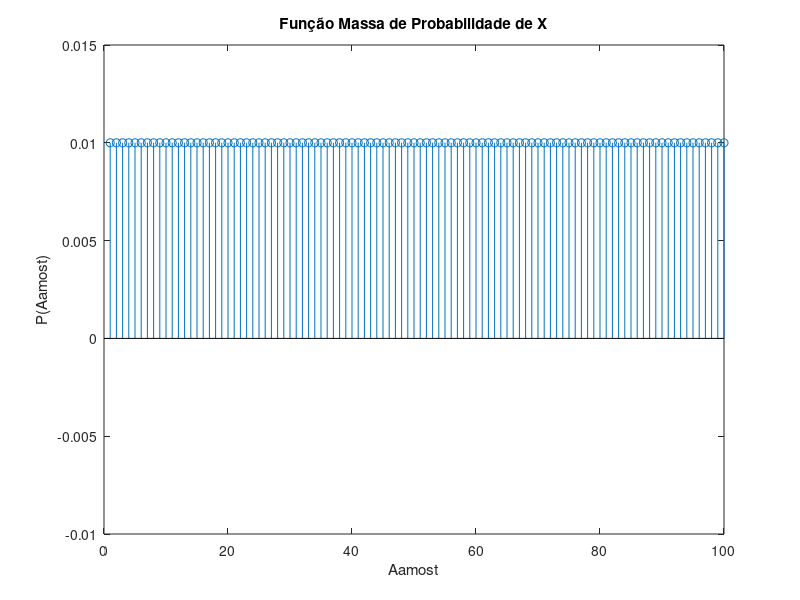
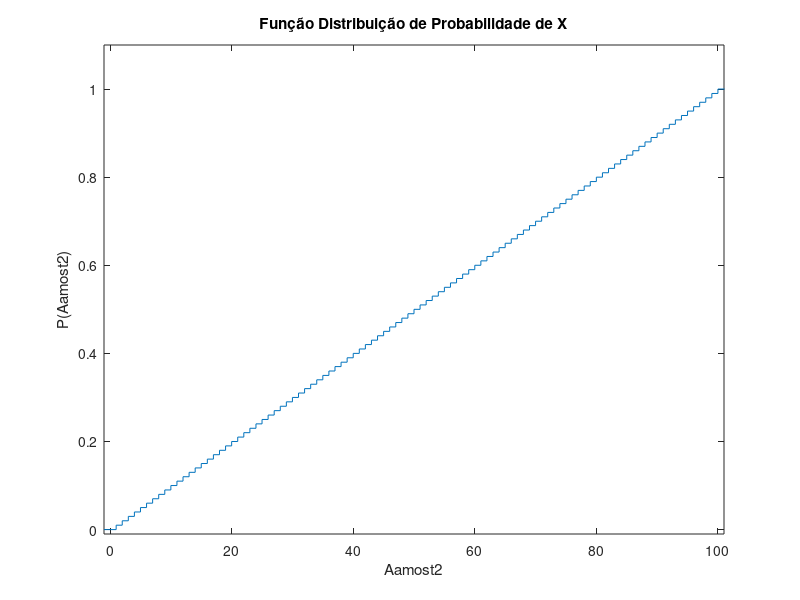
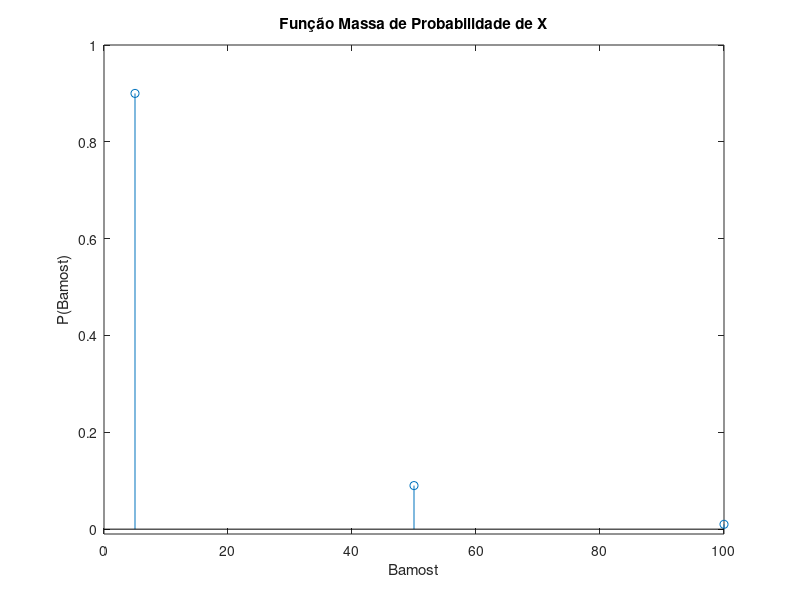
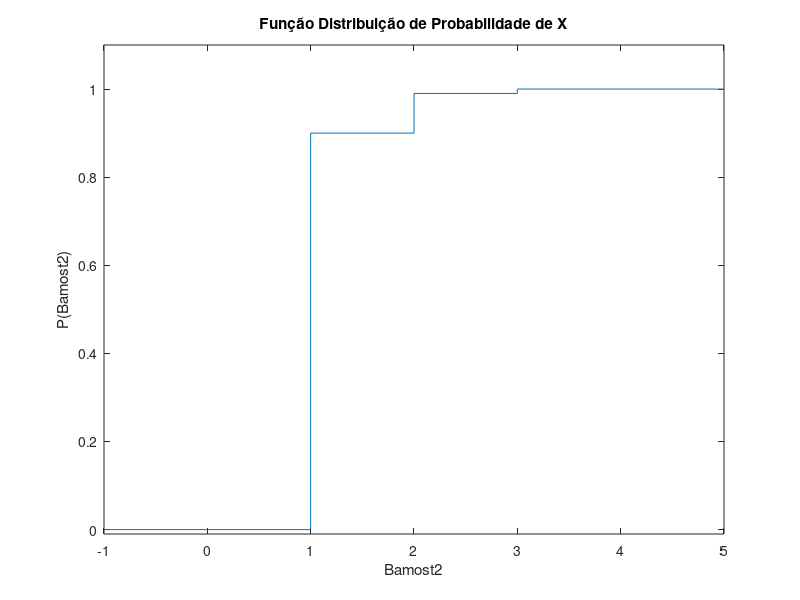

Recreate these plots in MATLAB, in order.
clear;
close all;
clc;

%% a)
% 90 notas de 5€, 9 notas de 50€, 1 nota de 100€
% Espaço de Amostragem consiste no espaço de amostragem {n1, n2, ... n100}
% A probabilidade elementar é 1/100;
n = 100;
Aamost = 1:n;
P = ones(size(Aamost))/n;
figure(1)
stem(Aamost,P)
axis([0 n -0.01 0.015])
title("Função Massa de Probabilidade de X")
xlabel("Aamost")
ylabel("P(Aamost)")

P2 = [0 0 P 0 0];
Aamost2 = -1:n+2;
Aacum = cumsum(P2);
figure(2)
stairs(Aamost2,Aacum)
axis([-1 n+1 -0.01 1.1])
title("Função Distribuição de Probabilidade de X")
xlabel("Aamost2")
ylabel("P(Aamost2)")


%% b)
% Amost = {5, 50, 100}
% Acontecimento A: Retirar nota 5€; 
% Acontecimento B: Retirar nota 50€ 
% Acontecimento C: Retirar nota 100€
% Total de Notas: 90+9+1=100 notas.
% P(A) = 90/100 = 9/10;
% P(B) = 9/100;
% P(C) = 1/100;

Bamost = [5 50 100];
P = [90 9 1]/100;
figure(3)
stem(Bamost,P)
axis([0 100 -0.01 1])
title("Função Massa de Probabilidade de X")
xlabel("Bamost")
ylabel("P(Bamost)")

P2 = [0 0 P 0 0];
Bamost2 = -1:5;
Bacum = cumsum(P2);
figure(4)
stairs(Bamost2, Bacum)
axis([-1 5 -0.01 1.1])
title("Função Distribuição de Probabilidade de X")
xlabel("Bamost2")
ylabel("P(Bamost2)")
